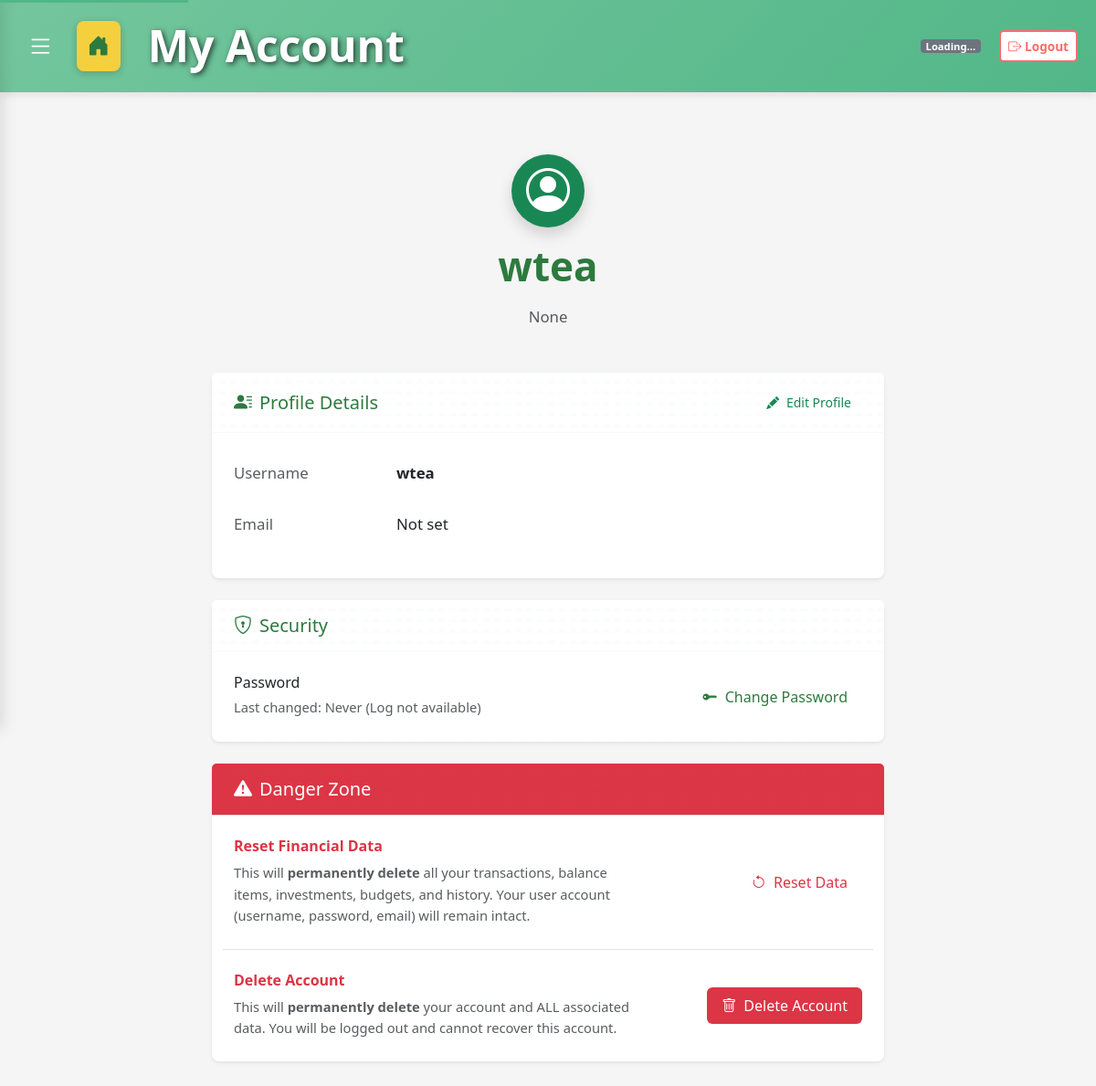
The app's page /account (signed in) with its own data.
### app.py (models this page shows, shortened)
class User(db.Model):
    id = db.Column(db.Integer, primary_key=True)
    username = db.Column(db.String(80), unique=True, nullable=False)
    password = db.Column(db.String(200), nullable=False)
    created_at = db.Column(db.DateTime, default=datetime.utcnow)
    email = db.Column(db.String(120), unique=True, nullable=True)
    security_question_1 = db.Column(db.String(200), nullable=True)
    security_answer_1 = db.Column(db.String(200), nullable=True)
    security_question_2 = db.Column(db.String(200), nullable=True)
    security_answer_2 = db.Column(db.String(200), nullable=True)
    security_question_3 = db.Column(db.String(200), nullable=True)
    security_answer_3 = db.Column(db.String(200), nullable=True)

### app.py (the view)
@app.route('/account')
@login_required
def account():
    user = User.query.get(session['user_id'])
    return render_template('account.html', user=user)

### app.py (called while the page is built)
def login_required(f):
    @wraps(f)
    def decorated_function(*args, **kwargs):
        if not session.get('user_id'):
            return redirect(url_for('login'))
        return f(*args, **kwargs)
    return decorated_function

### templates/account.html (shortened to what this page needs)
{% extends "base.html" %}
{% block dashboard_title %}My Account{% endblock %}
{% block content %}
<div class="container py-5">
    <div class="row justify-content-center">
        <div class="col-lg-8">
            <div class="text-center mb-5">
                <div class="bg-success text-white rounded-circle d-inline-flex align-items-center justify-content-center mb-3 shadow"
                    style="width: 80px; height: 80px;">
                    <i class="bi bi-person-circle" style="font-size: 3rem;"></i>
                </div>
                <h2 class="fw-bold text-success">{{ user.username }}</h2>
                <p class="text-muted">{{ user.email }}</p>
            </div>
            <div class="card border-0 shadow-sm mb-4">
                <div
                    class="card-header bg-white border-bottom border-light py-3 d-flex justify-content-between align-items-center">
                    <h5 class="mb-0 text-success"><i class="bi bi-person-lines-fill me-2"></i>Profile Details</h5>
                    <button class="btn btn-sm btn-outline-success" onclick="toggleEditProfile()">
                        <i class="bi bi-pencil-fill me-1"></i> Edit Profile
                    </button>
                </div>
                <div class="card-body">
                    <form id="profileForm" action="{{ url_for('update_profile') }}" method="POST">
                        <div class="row mb-3">
                            <label class="col-sm-3 col-form-label text-muted">Username</label>
                            <div class="col-sm-9">
                                <input type="text" id="usernameDisplay" readonly class="form-control-plaintext fw-bold"
                                    value="{{ user.username }}">
                            </div>
                        </div>
                        <div class="row mb-3">
                            <label class="col-sm-3 col-form-label text-muted">Email</label>
                            <div class="col-sm-9">
                                <input type="text" id="emailDisplay" readonly class="form-control-plaintext"
                                    value="{{ user.email or 'Not set' }}">
                            </div>
                        </div>
                    </form>
                </div>
            </div>
            <div class="card border-0 shadow-sm mb-4">
                <div class="card-header bg-white border-bottom border-light py-3">
                    <h5 class="mb-0 text-success"><i class="bi bi-shield-lock me-2"></i>Security</h5>
                </div>
                <div class="card-body">
                    <div class="d-flex justify-content-between align-items-center">
                        <div>
                            <h6 class="mb-1">Password</h6>
                            <small class="text-muted">Last changed: Never (Log not available)</small>
                        </div>
                        <a href="{{ url_for('change_password') }}" class="btn btn-outline-success">
                            <i class="bi bi-key-fill me-1"></i> Change Password
                        </a>
                    </div>
                </div>
            </div>
            <div class="card border-danger shadow-sm">
                <div class="card-header bg-danger text-white py-3">
                    <h5 class="mb-0"><i class="bi bi-exclamation-triangle-fill me-2"></i>Danger Zone</h5>
                </div>
                <div class="card-body">
                    <div class="row align-items-center mb-4 border-bottom pb-4">
                        <div class="col-md-8">
                            <h6 class="text-danger fw-bold">Reset Financial Data</h6>
                            <p class="text-muted small mb-0">
                                This will <strong>permanently delete</strong> all your transactions, balance items,
                                investments, budgets, and history.
                                Your user account (username, password, email) will remain intact.
                            </p>
                        </div>
                        <div class="col-md-4 text-md-end mt-2 mt-md-0">
                            <button class="btn btn-outline-danger" data-bs-toggle="modal"
                                data-bs-target="#resetDataModal">
                                <i class="bi bi-arrow-counterclockwise me-1"></i> Reset Data
                            </button>
                        </div>
                    </div>
                    <div class="row align-items-center">
                        <div class="col-md-8">
                            <h6 class="text-danger fw-bold">Delete Account</h6>
                            <p class="text-muted small mb-0">
                                This will <strong>permanently delete</strong> your account and ALL associated data.
                                You will be logged out and cannot recover this account.
                            </p>
                        </div>
                        <div class="col-md-4 text-md-end mt-2 mt-md-0">
                            <button class="btn btn-danger" data-bs-toggle="modal" data-bs-target="#deleteAccountModal">
                                <i class="bi bi-trash me-1"></i> Delete Account
                            </button>
                        </div>
                    </div>
                </div>
            </div>
        </div>
    </div>
</div>
{% endblock %}

### static/css/design-system.css (style rules this page uses)
:root { --primary-green: #2d7a3e; --primary-green-dark: #1e5a2d; --primary-green-light: #e8f5e9; --primary-green-hover: #26652f; --khaki: #c3b091; --khaki-light: #e8dcc4; --khaki-dark: #b89968; --black: #1a1a1a; --grey-dark: #2c2c2c; --grey-medium: #6c757d; --grey-light: #dee2e6; --success-green: #2d7a3e; --success-light: #d4edda; --success-dark: #1e5a2d; --warning-orange: #e67e22; --warning-light: #fff3cd; --danger-red: #dc3545; --danger-light: #f8d7da; --bg-white: #ffffff; --bg-light: #f8f9fa; --text-dark: #1a1a1a; --text-muted: #6c757d; --border-light: #dee2e6; --shadow-sm: rgba(0, 0, 0, 0.075); --shadow-md: rgba(0, 0, 0, 0.1); --gold: #d4af37; --gold-light: #f4e4a6; --gold-shadow: rgba(212, 175, 55, 0.3); --spacing-xs: 0.25rem; --spacing-sm: 0.5rem; --spacing-md: 1rem; --spacing-lg: 1.5rem; --spacing-xl: 2rem; --spacing-2xl: 3rem; --radius-sm: 4px; --radius-md: 6px; --radius-lg: 8px; --radius-xl: 12px; }
a { color: var(--primary-green) !important; text-decoration: none; }
body { background-color: var(--bg-light); color: var(--text-dark); font-family: 'Segoe UI', Tahoma, Geneva, Verdana, sans-serif; font-size: 1.05rem; line-height: 1.6; }
h2 { font-size: 2.75rem; font-weight: 600; margin-bottom: var(--spacing-md); color: var(--text-dark); }
.card { background: var(--bg-white); background-image: radial-gradient(circle, rgba(82, 183, 136, 0.02) 1px, transparent 1px); background-size: 20px 20px; border-radius: var(--radius-lg); box-shadow: 0 2px 8px var(--shadow-md); border: none; margin-bottom: var(--spacing-lg); transition: transform 0.2s, box-shadow 0.2s; }
.card-header { background: var(--bg-light); background-image: linear-gradient(45deg, rgba(82, 183, 136, 0.02) 25%, transparent 25%), linear-gradient(-45deg, rgba(82, 183, 136, 0.02) 25%, transparent 25%); background-size: 12px 12px; border-bottom: 1px solid var(--border-light); padding: var(--spacing-md) var(--spacing-lg); font-weight: 600; border-radius: var(--radius-lg) var(--radius-lg) 0 0; }
.card-body { padding: var(--spacing-lg); }
.btn { border-radius: var(--radius-md); padding: var(--spacing-sm) var(--spacing-md); font-weight: 500; transition: all 0.2s; border: none; }
.btn-sm { padding: 0.375rem 0.75rem; font-size: 0.875rem; }
.shadow-sm { box-shadow: 0 2px 4px var(--shadow-sm) !important; }
.text-success { color: var(--success-green) !important; }
.text-danger { color: var(--danger-red) !important; }

### templates/base.html (style rules this page uses)
body { margin: 0; padding: 0; font-family: 'Segoe UI', Tahoma, Geneva, Verdana, sans-serif; background: #f5f5f5; }
body { max-width: 100vw; overflow-x: hidden; }

### records on screen
User: username "wtea", email "None", email "Not set"
